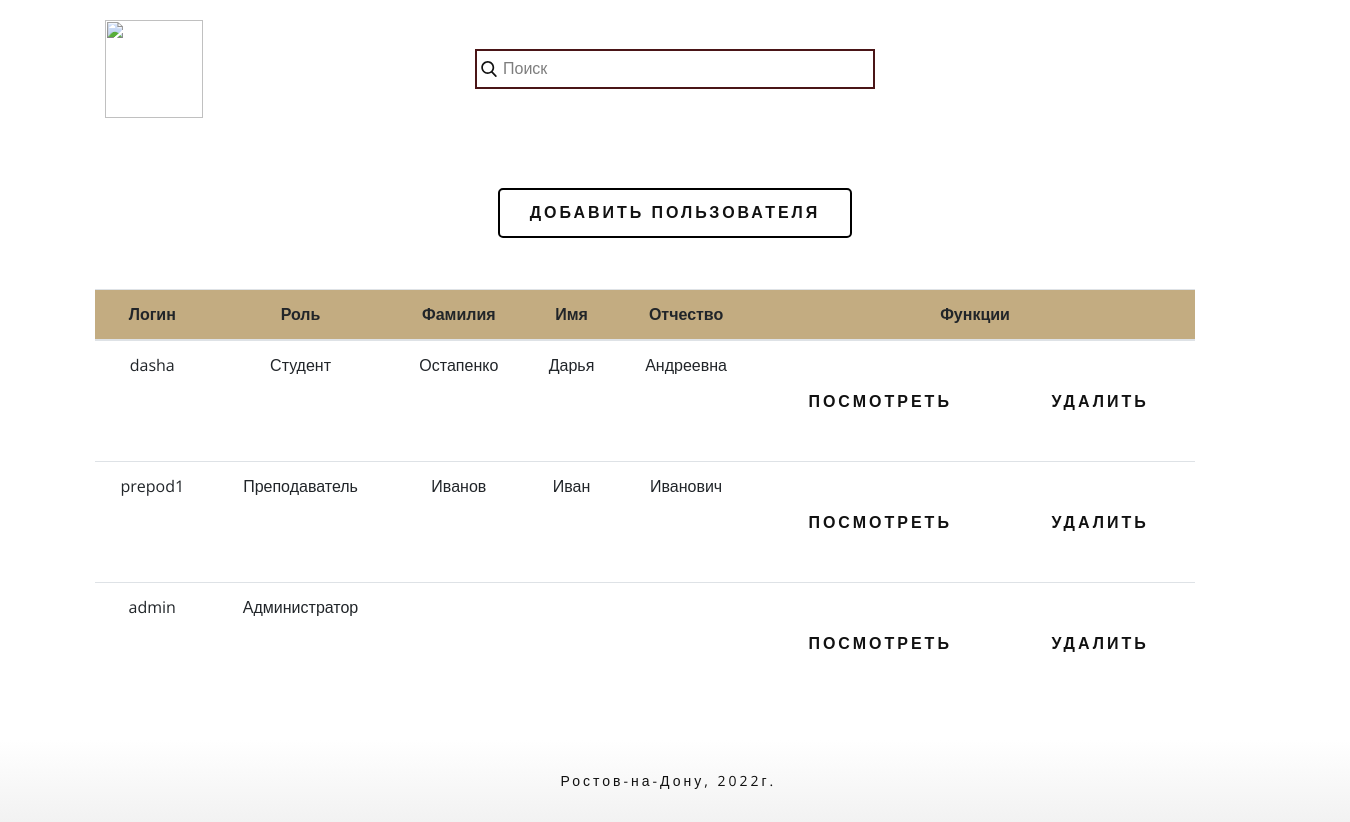
The app's page /aluser/ (signed in) with its own data.
### bookstore/models.py (models this page shows)
class CustomUser(AbstractUser):
    foto = models.ImageField('Аватар', upload_to='bookapp/fotos/', null=True, default='/bookapp/fotos/Avatar.jpg')
    patronymic = models.CharField('Отчество', max_length=150, default='')
    birth_day = models.DateField('Дата рождения', default='2000-01-01')
    is_admin = models.BooleanField('Администратор', default=False)
    is_publisher = models.BooleanField('Студент', default=False)
    is_librarian = models.BooleanField('Преподаватель', default=False)
    class Meta:
        swappable = 'AUTH_USER_MODEL'

### bookstore/views.py (the view)
# urls.py: path('aluser/', views.ListUserView.as_view(), name='aluser'),
class ListUserView(LoginRequiredMixin, ListView):
    model = CustomUser
    template_name = 'dashboard/allusers.html'
    context_object_name = 'users'
    paginate_by = 10
    def get_queryset(self):
        return CustomUser.objects.order_by('-id')

### bookstore/templates/dashboard/allusers.html (shortened to what this page needs)
{% extends 'dashboard/base.html' %}
{% load static %}
{% block body %}
    <link rel="stylesheet" href="{% static 'css/allbooks.css' %}" media="screen">
    <section class="u-clearfix u-section-1">
        <a href="{% url 'userform' %}" style="border-radius: 5px; margin-left: auto; margin-right: auto;" class="u-active-custom-color-9 u-border-2 u-border-active-custom-color-9 u-border-black u-border-hover-custom-color-10 u-btn u-button-style u-hover-custom-color-10 u-text-active-white u-text-hover-white u-white u-btn-1">Добавить пользователя</a>
    </section>
    <section class="u-clearfix u-section-1">
        <div class="u-clearfix u-sheet u-sheet-1">
            <div class="u-align-center u-container-style u-products-item u-repeater-item">
                <div class="card-body">
                    <table class="table" id="dataTable" style="position: relative; left: -30px;">
                        <thead style="background: #c3ac81;">
                        <tr>
                            <th scope="col">Логин</th>
                            <th scope="col">Роль</th>
                            <th scope="col">Фамилия</th>
                            <th scope="col">Имя</th>
                            <th scope="col">Отчество</th>
                            <th colspan="2">Функции</th>
                        </tr>
                        </thead>
                        <tbody>
                        {% if users %}
                            {% for user in users %}
                                <tr>
                                <td>{{ user.username }}</td>
                                    <td>{% if user.is_admin or user.is_superuser %}
                                        Администратор
                                    {% elif user.is_librarian %}
                                        Преподаватель
                                    {% elif user.is_publisher %}
                                        Студент
                                    {% endif %}</td>
                                    <td>{{ user.last_name }}</td>
                                    <td>{{ user.first_name }}</td>
                                    <td>{{ user.patronymic }}</td>
                                    <td><a href="{% url 'alvusera' user.pk %}" style="margin: auto; margin-bottom: 30px; margin-top: 30px; border: #b57900; background: #b57900; color: #ffffff" class="btn btn-warning u-active-custom-color-9 u-border-2 u-border-active-custom-color-9 u-border-hover-custom-color-10 u-btn u-button-style u-hover-custom-color-10 u-text-active-white u-text-hover-white u-white u-btn-1">Посмотреть</a></td>
                                    <td><a href="{% url 'aduser' user.pk %}" style="margin: auto; margin-bottom: 30px; margin-top: 30px; border: #b57900; background: #b57900; color: #ffffff" class="btn btn-warning u-active-custom-color-9 u-border-2 u-border-active-custom-color-9 u-border-hover-custom-color-10 u-btn u-button-style u-hover-custom-color-10 u-text-active-white u-text-hover-white u-white u-btn-1">Удалить</a></td>
                                </tr>
                            {% endfor %}
                        {% endif %}
                        </tbody>
                    </table>
                </div>
            </div>
        </div>
    </section>
{% endblock %}

### bookstore/templates/dashboard/base.html (shortened to what this page needs)
{% load static %}
<!DOCTYPE html>
<html style="font-size: 16px;" lang="ru">
<head>
    <link rel="stylesheet" href="{% static 'css/obshi.css' %}" media="screen">
    <link href="{% static 'vendor/datatables/dataTables.bootstrap4.css' %}" rel="stylesheet">
    <link href="{% static 'vendor/fontawesome-free/css/all.min.css' %}" rel="stylesheet" type="text/css">
    <link rel="stylesheet" href="{% static 'css/bootstrap.min.css' %}">
    <link rel="stylesheet" href="{% static 'fonts/font-awesome-4.7.0/css/font-awesome.min.css' %}">
    <link href="{% static 'vendor/datatables/dataTables.bootstrap4.css' %}" rel="stylesheet">
    <link rel="stylesheet" type="text/css" href="{% static 'css/master.css' %}">
    <link href="{% static 'css/sb-admin.css' %}" rel="stylesheet">
</head>
<body class="u-body u-xl-mode" data-lang="ru">
<header class=" u-border-no-bottom u-border-no-left u-border-no-right u-border-no-top u-clearfix u-header u-section-row-container">
    <div class="u-section-rows">
        <div class="u-clearfix u-section-row u-sticky u-sticky-6771 u-white u-section-row-1" data-animation-duration="0" data-animation-delay="0" data-animation-direction="">
            <div class="u-clearfix u-sheet u-sheet-1">
                <form action="{% url 'asearch' %}">
                    <div class="u-border-2 u-border-custom-color-9 u-search u-search-left u-white u-search-1">
                    <button class="u-search-button" type="submit">
                        <span class="u-search-icon u-spacing-10 u-search-icon-1">
                            <svg class="u-svg-link" preserveAspectRatio="xMidYMin slice" viewBox="0 0 56.966 56.966">
                                <use xmlns:xlink="http://www.w3.org/1999/xlink" xlink:href="#svg-5fdd"></use>
                            </svg>
                        </span>
                    </button>
                        <input class="u-search-input" type="text" name="query" placeholder="Поиск">
                    </div>
                </form>
                <a class="u-image u-logo u-image-1" data-image-width="128" data-image-height="128">
                    <img src="/static/images/Лого.jpg" class="u-logo-image u-logo-image-1">
                </a>
            </div>
        </div>
        <div class="u-section-row u-sticky u-sticky-2eff u-white u-section-row-2">
            <div class="u-clearfix u-sheet u-sheet-2">
            </div>
        </div>
    </div>
</header>
<main>{% block body %}{% endblock %}</main>
<footer class="u-align-center-md u-align-center-sm u-align-center-xs u-clearfix u-footer u-gradient u-footer" id="sec-00e2">
    <div class="u-clearfix u-sheet u-valign-middle u-sheet-1">
        <p class="u-align-left-lg u-align-left-md u-align-left-xl u-text u-text-1">Ростов-на-Дону, 2022г.</p>
    </div>
</footer>

### static/css/master.css (style rules this page uses)
html { scroll-behavior: smooth; }

### static/css/allbooks.css (style rules this page uses)
.u-section-1 .u-sheet-1 { min-height: 83px; }
.u-section-1 .u-btn-1 { background-image: none; border-style: solid; font-weight: 700; text-transform: uppercase; letter-spacing: 3px; }

### bookstore/templates/dashboard/base.html (style rules this page uses)
body { margin: 0; display: flex; flex-direction: column; min-height: 100vh; }
main { flex-grow: 1; }
footer { flex-shrink: 0; }

### records on screen
CustomUser: username "dasha", is_admin "Студент", last_name "Остапенко", first_name "Дарья", patronymic "Андреевна"
CustomUser: username "prepod1", is_admin "Преподаватель", last_name "Иванов", first_name "Иван", patronymic "Иванович"
CustomUser: username "admin", is_admin "Администратор"
